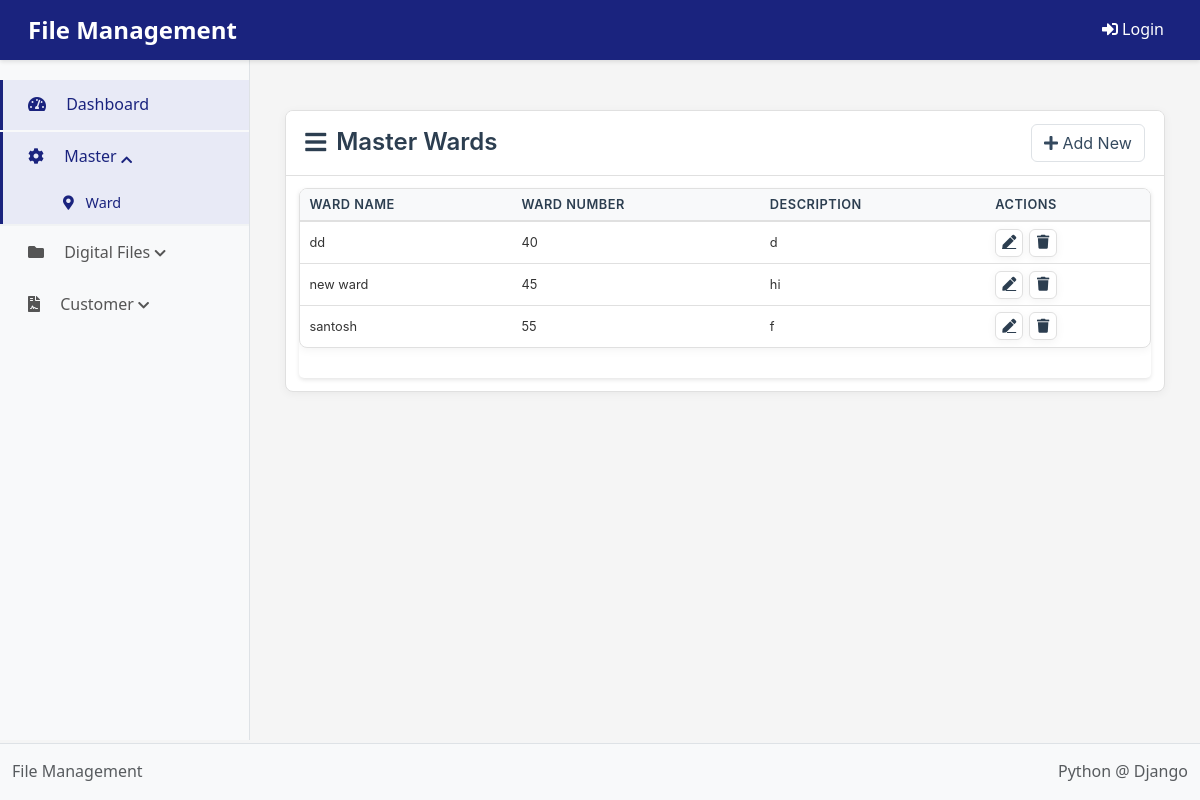
Page /search_ward/ on the committed database.
### management/models.py (models this page shows)
class MasterWard(models.Model):
    ward_name = models.CharField(max_length=50)
    ward_number = models.CharField(max_length=50)
    description = models.TextField(max_length=200)

### management/views.py (the view)
# urls.py: path('search_ward/', views.masterward_list, name='search_ward'),
def masterward_list(request):
    wards = MasterWard.objects.all()
    return render(request, 'MasterWard/masterward_list.html', {'wards': wards})

### management/templates/MasterWard/masterward_list.html (shortened to what this page needs)
{% extends 'bases.html' %}
{% load i18n %}
{% load static %}
{% block content %}
<link rel="stylesheet" href="{% static 'appcss/master.css' %}">
<link rel="stylesheet" href="https://cdnjs.cloudflare.com/ajax/libs/font-awesome/5.15.4/css/all.min.css">
<div class="master-container">
    <div class="master-card">
        <div class="master-card-header">
            <h2 class="master-header">Master Wards</h2>
            <a href="{% url 'create_ward' %}" class="btn btn-primary ml-2">
                <i class="fas fa-plus"></i> {% trans 'Add New' %}
            </a>
        </div>
        <div class="master-card-body">
            <div class="table-container">
                <table class="master-table">
                    <thead>
                        <tr>
                            <th>Ward Name</th>
                            <th>Ward Number</th>
                            <th>Description</th>
                            <th>Actions</th>
                        </tr>
                    </thead>
                    <tbody>
                        {% for ward in wards %}
                        <tr>
                            <td>{{ ward.ward_name }}</td>
                            <td>{{ ward.ward_number }}</td>
                            <td>{{ ward.description|default:"-" }}</td>
                            <td>
                                <div class="master-btn-group">
                                    <a href="{% url 'update_ward' ward.pk %}" class="master-btn master-btn-warning master-btn-sm" title="Edit">
                                    </a>
                                    <form method="post" action="{% url 'delete_ward' ward.pk %}">
                                        <button type="submit" class="master-btn master-btn-danger master-btn-sm"
                                                onclick="return confirm('Are you sure you want to delete this ward?')"
                                                title="Delete">
                                        </button>
                                    </form>
                                </div>
                            </td>
                        </tr>
                        {% empty %}
                        <tr>
                            <td colspan="4">No wards found</td>
                        </tr>
                        {% endfor %}
                    </tbody>
                </table>
            </div>
        </div>
    </div>
</div>
{% endblock %}

### static/appcss/createmaster.css (style rules this page uses)
:root { --mastercreate-primary: #2c3e50; --mastercreate-secondary: #34495e; --mastercreate-accent: #3498db; --mastercreate-light: #f8f9fa; --mastercreate-border: #e0e0e0; --mastercreate-text: #333; --mastercreate-text-light: #7b7b7b; --mastercreate-success: #28a745; --mastercreate-danger: #dc3545; --mastercreate-shadow: 0 2px 10px rgba(0, 0, 0, 0.05); --mastercreate-shadow-hover: 0 4px 15px rgba(0, 0, 0, 0.08); --mastercreate-transition: all 0.25s ease; }
.master-container, .master-header, .master-btn, .master-table, .master-card { font-family: 'Inter', 'Segoe UI', 'Roboto', sans-serif; }

### static/appcss/detail.css (style rules this page uses)
:root { --primary-color: #2c3e50; --secondary-color: #34495e; --accent-color: #e74c3c; --light-bg: #f8f9fa; --border-color: #dee2e6; --text-color: #333; }
body { font-family: 'Inter', 'Segoe UI', 'Roboto', sans-serif; color: var(--text-color); line-height: 1.6; background-color: #f9fafb; }
.btn-primary { background-color: white; border: 1px solid var(--border-color); color: var(--secondary-color); }

### templates/bases.html (style rules this page uses)
:root { --primary-color: #1a237e; --sidebar-bg: #f8f9fa; --header-bg: #1a237e; --footer-bg: #f8f9fa; --header-height: 60px; --sidebar-width: 250px; }
body { font-family: 'Segoe UI', Tahoma, Geneva, Verdana, sans-serif; background-color: #f5f5f5; margin: 0; padding: 0; display: flex; flex-direction: column; min-height: 100vh; }
.table-container { background-color: white; border-radius: 5px; box-shadow: 0 2px 4px rgba(0,0,0,0.1); overflow: hidden; }

### rows in the picture
MasterWard: ward_name "dd", ward_number "40", description "d"
MasterWard: ward_name "new ward", ward_number "45", description "hi"
MasterWard: ward_name "santosh", ward_number "55", description "f"
